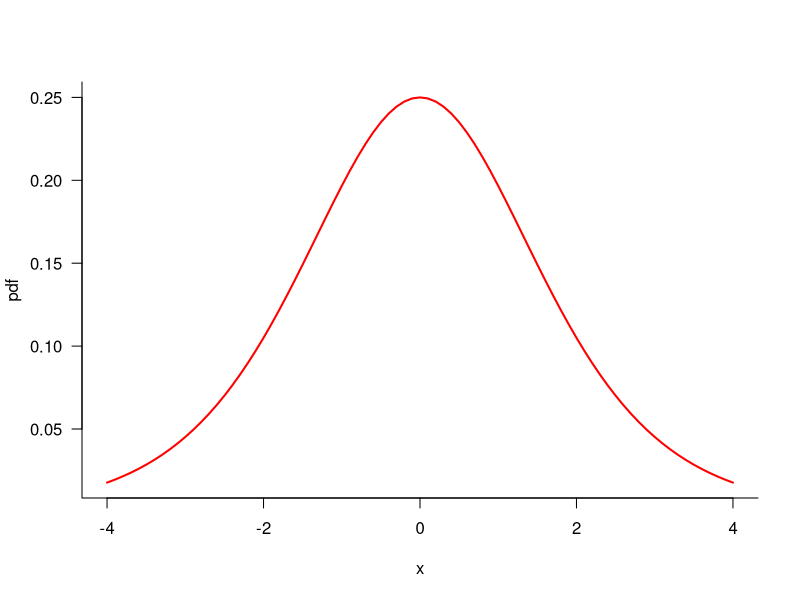
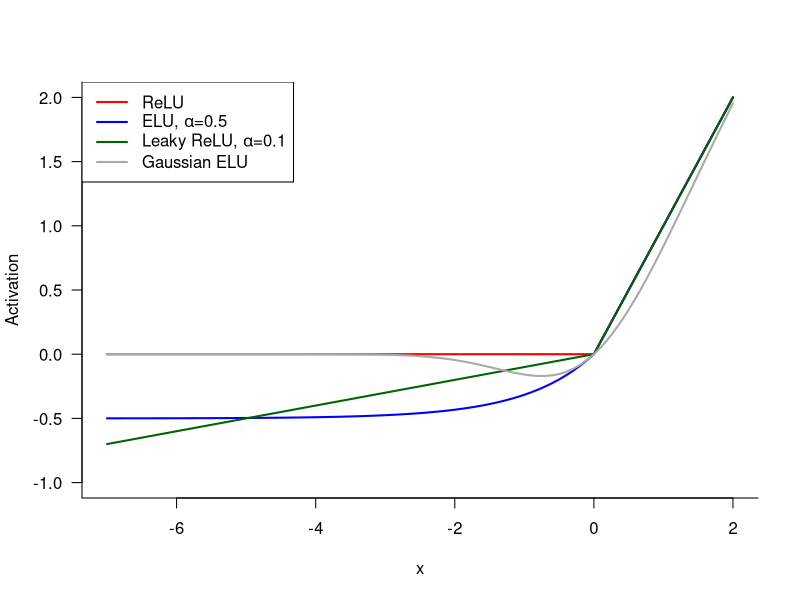

Write the R code that produced these figures, in order.
## ---- chunk 1
#| fig.cap: Density function of the standard logistic distribution.
#| label: fig-logis-density
x <- seq(-4,4,0.1)
pdf <- dlogis(x)
plot(x,pdf,lwd=2,col="red",las=1,bty="l",type="l")
## ---- chunk 2
#| fig.cap: Acrivation functions related to rectified linear units (ReLU).
#| label: fig-relu-type-funcs
x <- seq(-7,2,0.1)
alpha1 <- 0.1
alpha2 <- 0.5

relu <- ifelse(x > 0, x, 0)
lelu <- ifelse(x > 0, x, alpha1*x)
elu <-  ifelse(x > 0, x , alpha2*(exp(x)-1))
gelu <- x*pnorm(x)

plot(x,relu,lwd=2,col="red",las=1,bty="l",type="l",
     ylim=c(-1,2),
     ylab="Activation")

lines(x,elu,lwd=2,col="blue")
lines(x,lelu,lwd=2,col="darkgreen")
lines(x,gelu,lwd=2,col="darkgray")

legend("topleft",
       legend=c("ReLU",
                expression(paste("ELU, ", alpha, "=0.5")),
                expression(paste("Leaky ReLU, ", alpha, "=0.1")),
                "Gaussian ELU"),
       lwd=2,
       col=c("red","blue","darkgreen","darkgray"))
